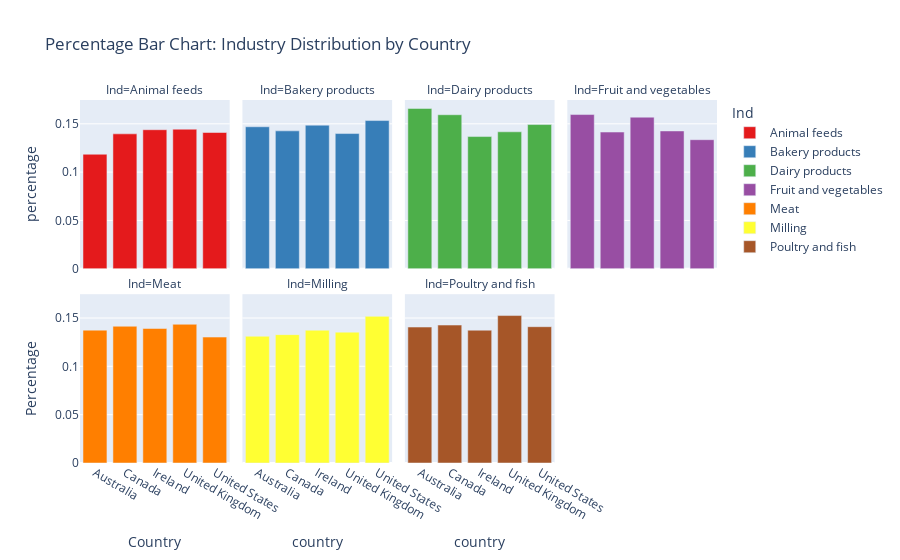

Notebook code cell kept with this figure:
### Markdown cell above
# Some Interactive Graphics

### Code cell
# Creating a new DataFrame for graphics
data_graphics = pd.read_csv(new_filename)
# Changing column name for easier visualization
data_graphics.rename(columns={'original_industry': 'Ind'}, inplace=True)

# Split multiple industries in 'Industry' column into separate rows
data_graphics = data_graphics.assign(Ind=data_graphics['Ind'].str.split(';')).explode('Ind')
data_graphics = data_graphics.dropna(subset='Ind')
data_graphics = data_graphics[data_graphics['Ind']!='Ind']
data_graphics = data_graphics[data_graphics['Ind']!='']

# Calculate the percentage of each original industry within each country
df_percentage = data_graphics.groupby(['country', 'Ind']).size().groupby(level=0).apply(lambda x: x / x.sum()).reset_index(name='percentage')

# Create a bar chart to show the percentage distribution of original industries by country
fig = px.bar(df_percentage, x='country', y='percentage', color='Ind', 
             title='Percentage Bar Chart: Industry Distribution by Country',
             facet_col='Ind', facet_col_wrap=4,
             color_discrete_sequence=px.colors.qualitative.Set1)

fig.update_layout(xaxis_title='Country', yaxis_title='Percentage')

# Show the plot
fig.show()

### Figure 1 — Plotly figure (JSON) as saved in the notebook; plotly's stock layout.template omitted (floating-point values rounded to 4 significant figures)
{"data": [{"alignmentgroup": "True", "hovertemplate": "Ind=Animal feeds<br>country=%{x}<br>percentage=%{y}<extra></extra>", "legendgroup": "Animal feeds", "marker": {"color": "rgb(228,26,28)", "pattern": {"shape": ""}}, "name": "Animal feeds", "offsetgroup": "Animal feeds", "orientation": "v", "showlegend": true, "textposition": "auto", "type": "bar", "x": ["Australia", "Canada", "Ireland", "United Kingdom", "United States"], "xaxis": "x5", "y": [0.1185, 0.1396, 0.1439, 0.1444, 0.141], "yaxis": "y5"}, {"alignmentgroup": "True", "hovertemplate": "Ind=Bakery products<br>country=%{x}<br>percentage=%{y}<extra></extra>", "legendgroup": "Bakery products", "marker": {"color": "rgb(55,126,184)", "pattern": {"shape": ""}}, "name": "Bakery products", "offsetgroup": "Bakery products", "orientation": "v", "showlegend": true, "textposition": "auto", "type": "bar", "x": ["Australia", "Canada", "Ireland", "United Kingdom", "United States"], "xaxis": "x6", "y": [0.1469, 0.1427, 0.1486, 0.1399, 0.1533], "yaxis": "y6"}, {"alignmentgroup": "True", "hovertemplate": "Ind=Dairy products<br>country=%{x}<br>percentage=%{y}<extra></extra>", "legendgroup": "Dairy products", "marker": {"color": "rgb(77,175,74)", "pattern": {"shape": ""}}, "name": "Dairy products", "offsetgroup": "Dairy products", "orientation": "v", "showlegend": true, "textposition": "auto", "type": "bar", "x": ["Australia", "Canada", "Ireland", "United Kingdom", "United States"], "xaxis": "x7", "y": [0.1659, 0.1594, 0.1368, 0.1417, 0.1492], "yaxis": "y7"}, {"alignmentgroup": "True", "hovertemplate": "Ind=Fruit and vegetables<br>country=%{x}<br>percentage=%{y}<extra></extra>", "legendgroup": "Fruit and vegetables", "marker": {"color": "rgb(152,78,163)", "pattern": {"shape": ""}}, "name": "Fruit and vegetables", "offsetgroup": "Fruit and vegetables", "orientation": "v", "showlegend": true, "textposition": "auto", "type": "bar", "x": ["Australia", "Canada", "Ireland", "United Kingdom", "United States"], "xaxis": "x8", "y": [0.1596, 0.1414, 0.1568, 0.1426, 0.1336], "yaxis": "y8"}, {"alignmentgroup": "True", "hovertemplate": "Ind=Meat<br>country=%{x}<br>percentage=%{y}<extra></extra>", "legendgroup": "Meat", "marker": {"color": "rgb(255,127,0)", "pattern": {"shape": ""}}, "name": "Meat", "offsetgroup": "Meat", "orientation": "v", "showlegend": true, "textposition": "auto", "type": "bar", "x": ["Australia", "Canada", "Ireland", "United Kingdom", "United States"], "xaxis": "x", "y": [0.1374, 0.1414, 0.1392, 0.1435, 0.1303], "yaxis": "y"}, {"alignmentgroup": "True", "hovertemplate": "Ind=Milling<br>country=%{x}<br>percentage=%{y}<extra></extra>", "legendgroup": "Milling", "marker": {"color": "rgb(255,255,51)", "pattern": {"shape": ""}}, "name": "Milling", "offsetgroup": "Milling", "orientation": "v", "showlegend": true, "textposition": "auto", "type": "bar", "x": ["Australia", "Canada", "Ireland", "United Kingdom", "United States"], "xaxis": "x2", "y": [0.1311, 0.1328, 0.1374, 0.1354, 0.1517], "yaxis": "y2"}, {"alignmentgroup": "True", "hovertemplate": "Ind=Poultry and fish<br>country=%{x}<br>percentage=%{y}<extra></extra>", "legendgroup": "Poultry and fish", "marker": {"color": "rgb(166,86,40)", "pattern": {"shape": ""}}, "name": "Poultry and fish", "offsetgroup": "Poultry and fish", "orientation": "v", "showlegend": true, "textposition": "auto", "type": "bar", "x": ["Australia", "Canada", "Ireland", "United Kingdom", "United States"], "xaxis": "x3", "y": [0.1406, 0.1427, 0.1374, 0.1525, 0.141], "yaxis": "y3"}], "layout": {"annotations": [{"font": {}, "showarrow": false, "text": "Ind=Meat", "x": 0.1175, "xanchor": "center", "xref": "paper", "y": 0.465, "yanchor": "bottom", "yref": "paper"}, {"font": {}, "showarrow": false, "text": "Ind=Milling", "x": 0.3725, "xanchor": "center", "xref": "paper", "y": 0.465, "yanchor": "bottom", "yref": "paper"}, {"font": {}, "showarrow": false, "text": "Ind=Poultry and fish", "x": 0.6275, "xanchor": "center", "xref": "paper", "y": 0.465, "yanchor": "bottom", "yref": "paper"}, {"font": {}, "showarrow": false, "text": "Ind=Animal feeds", "x": 0.1175, "xanchor": "center", "xref": "paper", "y": 1.0, "yanchor": "bottom", "yref": "paper"}, {"font": {}, "showarrow": false, "text": "Ind=Bakery products", "x": 0.3725, "xanchor": "center", "xref": "paper", "y": 1.0, "yanchor": "bottom", "yref": "paper"}, {"font": {}, "showarrow": false, "text": "Ind=Dairy products", "x": 0.6275, "xanchor": "center", "xref": "paper", "y": 1.0, "yanchor": "bottom", "yref": "paper"}, {"font": {}, "showarrow": false, "text": "Ind=Fruit and vegetables", "x": 0.8825, "xanchor": "center", "xref": "paper", "y": 1.0, "yanchor": "bottom", "yref": "paper"}], "barmode": "relative", "legend": {"title": {"text": "Ind"}, "tracegroupgap": 0}, "title": {"text": "Percentage Bar Chart: Industry Distribution by Country"}, "xaxis": {"anchor": "y", "domain": [0, 0.235], "title": {"text": "Country"}}, "xaxis2": {"anchor": "y2", "domain": [0.255, 0.49], "matches": "x", "title": {"text": "country"}}, "xaxis3": {"anchor": "y3", "domain": [0.51, 0.745], "matches": "x", "title": {"text": "country"}}, "xaxis4": {"anchor": "y4", "domain": [0.765, 1.0], "matches": "x", "title": {"text": "country"}}, "xaxis5": {"anchor": "y5", "domain": [0, 0.235], "matches": "x", "showticklabels": false}, "xaxis6": {"anchor": "y6", "domain": [0.255, 0.49], "matches": "x", "showticklabels": false}, "xaxis7": {"anchor": "y7", "domain": [0.51, 0.745], "matches": "x", "showticklabels": false}, "xaxis8": {"anchor": "y8", "domain": [0.765, 1.0], "matches": "x", "showticklabels": false}, "yaxis": {"anchor": "x", "domain": [0, 0.465], "title": {"text": "Percentage"}}, "yaxis2": {"anchor": "x2", "domain": [0, 0.465], "matches": "y", "showticklabels": false}, "yaxis3": {"anchor": "x3", "domain": [0, 0.465], "matches": "y", "showticklabels": false}, "yaxis4": {"anchor": "x4", "domain": [0, 0.465], "matches": "y", "showticklabels": false}, "yaxis5": {"anchor": "x5", "domain": [0.535, 1.0], "matches": "y", "title": {"text": "percentage"}}, "yaxis6": {"anchor": "x6", "domain": [0.535, 1.0], "matches": "y", "showticklabels": false}, "yaxis7": {"anchor": "x7", "domain": [0.535, 1.0], "matches": "y", "showticklabels": false}, "yaxis8": {"anchor": "x8", "domain": [0.535, 1.0], "matches": "y", "showticklabels": false}}}
